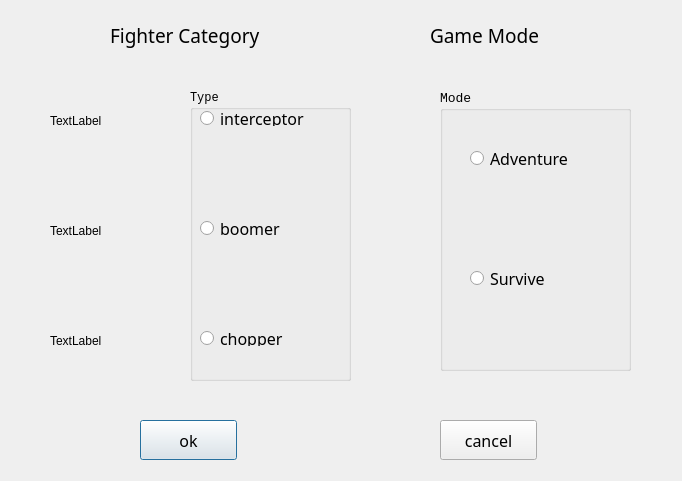
<?xml version="1.0" encoding="UTF-8"?>
<ui version="4.0">
 <class>StartDialog</class>
 <widget class="QDialog" name="StartDialog">
  <property name="geometry">
   <rect>
    <x>0</x>
    <y>0</y>
    <width>682</width>
    <height>481</height>
   </rect>
  </property>
  <property name="windowTitle">
   <string>Dialog</string>
  </property>
  <widget class="QPushButton" name="okBtn">
   <property name="geometry">
    <rect>
     <x>140</x>
     <y>420</y>
     <width>97</width>
     <height>40</height>
    </rect>
   </property>
   <property name="font">
    <font>
     <family>微软雅黑</family>
     <pointsize>12</pointsize>
    </font>
   </property>
   <property name="text">
    <string>ok</string>
   </property>
  </widget>
  <widget class="QPushButton" name="cancelBtn">
   <property name="geometry">
    <rect>
     <x>440</x>
     <y>420</y>
     <width>97</width>
     <height>40</height>
    </rect>
   </property>
   <property name="font">
    <font>
     <family>微软雅黑</family>
     <pointsize>12</pointsize>
    </font>
   </property>
   <property name="text">
    <string>cancel</string>
   </property>
  </widget>
  <widget class="QLabel" name="label">
   <property name="geometry">
    <rect>
     <x>110</x>
     <y>10</y>
     <width>181</width>
     <height>51</height>
    </rect>
   </property>
   <property name="font">
    <font>
     <family>微软雅黑</family>
     <pointsize>14</pointsize>
    </font>
   </property>
   <property name="text">
    <string>Fighter Category</string>
   </property>
  </widget>
  <widget class="QLabel" name="label_2">
   <property name="geometry">
    <rect>
     <x>430</x>
     <y>10</y>
     <width>121</width>
     <height>51</height>
    </rect>
   </property>
   <property name="font">
    <font>
     <family>微软雅黑</family>
     <pointsize>14</pointsize>
    </font>
   </property>
   <property name="text">
    <string>Game Mode</string>
   </property>
  </widget>
  <widget class="QLabel" name="plane1Label">
   <property name="geometry">
    <rect>
     <x>50</x>
     <y>80</y>
     <width>131</width>
     <height>81</height>
    </rect>
   </property>
   <property name="text">
    <string>TextLabel</string>
   </property>
  </widget>
  <widget class="QLabel" name="plane2Label">
   <property name="geometry">
    <rect>
     <x>50</x>
     <y>190</y>
     <width>131</width>
     <height>81</height>
    </rect>
   </property>
   <property name="text">
    <string>TextLabel</string>
   </property>
  </widget>
  <widget class="QLabel" name="plane3Label">
   <property name="geometry">
    <rect>
     <x>50</x>
     <y>300</y>
     <width>131</width>
     <height>81</height>
    </rect>
   </property>
   <property name="text">
    <string>TextLabel</string>
   </property>
  </widget>
  <widget class="QGroupBox" name="planeBoxGroup">
   <property name="geometry">
    <rect>
     <x>190</x>
     <y>90</y>
     <width>161</width>
     <height>291</height>
    </rect>
   </property>
   <property name="font">
    <font>
     <family>Consolas</family>
    </font>
   </property>
   <property name="title">
    <string>Type</string>
   </property>
   <widget class="QRadioButton" name="plane3Radio">
    <property name="geometry">
     <rect>
      <x>10</x>
      <y>240</y>
      <width>121</width>
      <height>16</height>
     </rect>
    </property>
    <property name="font">
     <font>
      <family>微软雅黑</family>
      <pointsize>12</pointsize>
     </font>
    </property>
    <property name="text">
     <string>chopper</string>
    </property>
   </widget>
   <widget class="QRadioButton" name="plane2Radio">
    <property name="geometry">
     <rect>
      <x>10</x>
      <y>130</y>
      <width>121</width>
      <height>16</height>
     </rect>
    </property>
    <property name="font">
     <font>
      <family>微软雅黑</family>
      <pointsize>12</pointsize>
     </font>
    </property>
    <property name="text">
     <string>boomer</string>
    </property>
   </widget>
   <widget class="QRadioButton" name="plane1Radio">
    <property name="geometry">
     <rect>
      <x>10</x>
      <y>20</y>
      <width>121</width>
      <height>16</height>
     </rect>
    </property>
    <property name="font">
     <font>
      <family>微软雅黑</family>
      <pointsize>12</pointsize>
     </font>
    </property>
    <property name="text">
     <string>interceptor</string>
    </property>
   </widget>
  </widget>
  <widget class="QGroupBox" name="groupBox">
   <property name="geometry">
    <rect>
     <x>440</x>
     <y>90</y>
     <width>191</width>
     <height>281</height>
    </rect>
   </property>
   <property name="font">
    <font>
     <family>Consolas</family>
     <pointsize>10</pointsize>
    </font>
   </property>
   <property name="title">
    <string>Mode</string>
   </property>
   <widget class="QRadioButton" name="adventureRadio">
    <property name="geometry">
     <rect>
      <x>30</x>
      <y>60</y>
      <width>121</width>
      <height>16</height>
     </rect>
    </property>
    <property name="font">
     <font>
      <family>微软雅黑</family>
      <pointsize>12</pointsize>
     </font>
    </property>
    <property name="text">
     <string>Adventure</string>
    </property>
   </widget>
   <widget class="QRadioButton" name="surviveRadio">
    <property name="geometry">
     <rect>
      <x>30</x>
      <y>180</y>
      <width>121</width>
      <height>16</height>
     </rect>
    </property>
    <property name="font">
     <font>
      <family>微软雅黑</family>
      <pointsize>12</pointsize>
     </font>
    </property>
    <property name="text">
     <string>Survive</string>
    </property>
   </widget>
   <zorder>surviveRadio</zorder>
   <zorder>adventureRadio</zorder>
   <zorder>adventureRadio</zorder>
   <zorder>surviveRadio</zorder>
  </widget>
 </widget>
 <resources/>
 <connections/>
</ui>
